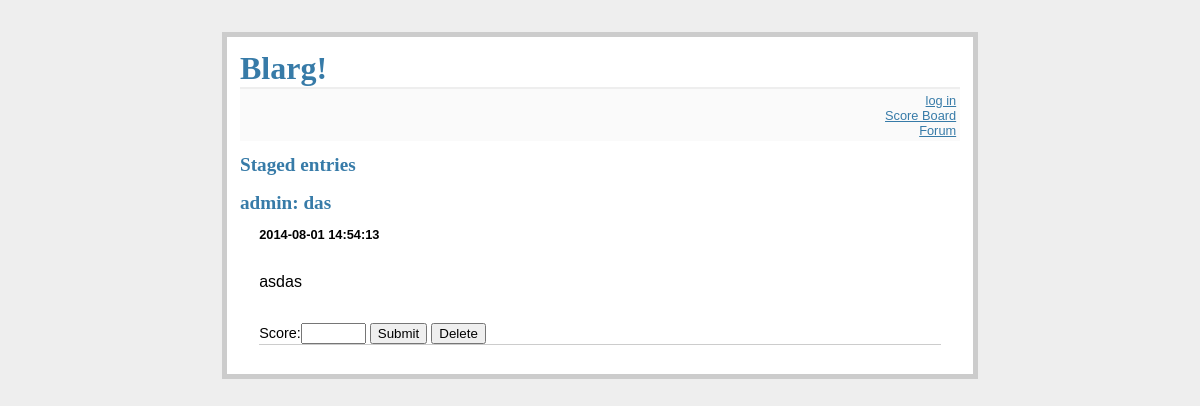
The page /stage_entries on the database its author committed.
### tables this page shows
CREATE TABLE staged(
	id integer primary key autoincrement,
	title text not null,
    time text not null,
    etime text not null,
    text text not null,
    score integer not null,
    username text not null
);

### blarg.py (the view)
@app.route('/stage_entries')
def stage_entries():
    db = get_db()
    cur = db.execute('select title, time, text, etime,score,username from staged order by id desc')
    entries = cur.fetchall()
    return render_template('stage_entries.html', entries=entries)

### blarg.py (called while the page is built)
def connect_db():
    rv = sqlite3.connect(app.config['DATABASE']) # connect to config database
    rv.row_factory = sqlite3.Row                  # get rows object
    return rv

def get_db():
    if not hasattr(g,'sqlite_db'):
        g.sqlite_db = connect_db()
    return g.sqlite_db

### templates/stage_entries.html (shortened to what this page needs)
{% extends "layout.html" %}
{% block body %}
<ul class=entries>
<h2>Staged entries</h2>
<dl><dt>
{% for entry in entries %}
<li><h2>{{entry.username}}: {{ entry.title }}</h2>
<h3>{{ entry.time }}</h3><br>{{ entry.text|safe }}
<form action="{{ url_for('submit_staged') }}" method=post class=add-entry>
<br><br>Score:<input type=text size=5 name=score>
<button type="submit" value={{entry.etime}} name="submit">Submit</button>
<button type="submit" value={{entry.etime}} name="delete">Delete</button>
</form>
{% else %}
<li><em> No entries here so far</em>
{% endfor %}
</dl>
</ul>
{% endblock %}

### static/style.css (style rules this page uses)
a, h1, h2 { color: #377ba8; }
h1, h2 { font-family: ’Georgia’, serif; margin: 0; }
h2 { font-size: 1.2em; }
h3 { font-size: 0.8em; }
.entries { list-style: none; margin: 0; padding: 0; }
.entries li { margin: 0.8em 1.2em; }
.entries li h2 { margin-left: -1em; }
.add-entry { font-size: 0.9em; border-bottom: 1px solid #ccc; }

### rows shown on the page
staged: username "admin", title "das", time "2014-08-01 14:54:13", text "asdas", {{ entry.etime }} 1406901253.63466 (drawn)
